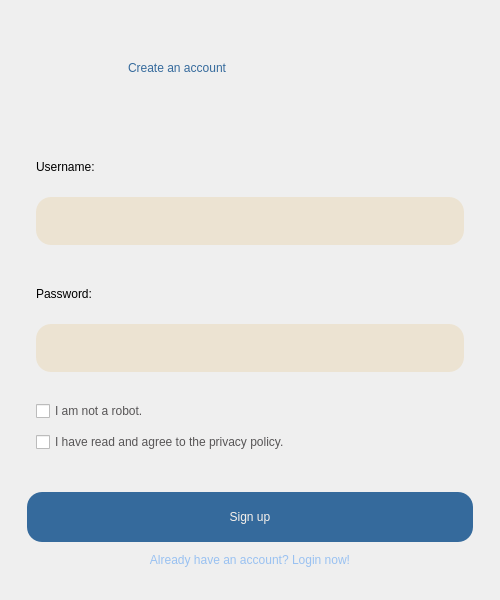
<?xml version="1.0" encoding="UTF-8"?>
<ui version="4.0">
 <class>MainWindow</class>
 <widget class="QMainWindow" name="MainWindow">
  <property name="geometry">
   <rect>
    <x>0</x>
    <y>0</y>
    <width>500</width>
    <height>600</height>
   </rect>
  </property>
  <property name="minimumSize">
   <size>
    <width>500</width>
    <height>600</height>
   </size>
  </property>
  <property name="maximumSize">
   <size>
    <width>500</width>
    <height>600</height>
   </size>
  </property>
  <property name="windowTitle">
   <string>MainWindow</string>
  </property>
  <widget class="QWidget" name="centralwidget">
   <layout class="QHBoxLayout" name="horizontalLayout">
    <item>
     <widget class="QWidget" name="widget" native="true">
      <property name="maximumSize">
       <size>
        <width>16777215</width>
        <height>1677215</height>
       </size>
      </property>
      <layout class="QVBoxLayout" name="verticalLayout">
       <item>
        <widget class="QWidget" name="widget_2" native="true">
         <property name="maximumSize">
          <size>
           <width>16777215</width>
           <height>100</height>
          </size>
         </property>
         <widget class="QLabel" name="label_8">
          <property name="geometry">
           <rect>
            <x>110</x>
            <y>30</y>
            <width>248</width>
            <height>39</height>
           </rect>
          </property>
          <property name="styleSheet">
           <string notr="true">color: #356a9c;
font: 20pt &quot;Bahnschrift&quot;;</string>
          </property>
          <property name="text">
           <string>Create an account</string>
          </property>
         </widget>
        </widget>
       </item>
       <item>
        <widget class="QWidget" name="widget_3" native="true">
         <layout class="QVBoxLayout" name="verticalLayout_2">
          <item>
           <widget class="QWidget" name="widget_5" native="true">
            <layout class="QVBoxLayout" name="verticalLayout_3">
             <item>
              <widget class="QLabel" name="label">
               <property name="text">
                <string>Username:</string>
               </property>
              </widget>
             </item>
             <item>
              <widget class="QLineEdit" name="usernameInput">
               <property name="maximumSize">
                <size>
                 <width>16777215</width>
                 <height>50</height>
                </size>
               </property>
               <property name="styleSheet">
                <string notr="true">background-color: #ECE3D2;
color: #356A9C;
font: 12pt &quot;Segoe UI&quot;;
border-radius: 15px;
padding-left: 5px;</string>
               </property>
              </widget>
             </item>
            </layout>
           </widget>
          </item>
          <item>
           <widget class="QWidget" name="widget_7" native="true">
            <layout class="QVBoxLayout" name="verticalLayout_4">
             <item>
              <widget class="QLabel" name="label_2">
               <property name="text">
                <string>Password:</string>
               </property>
              </widget>
             </item>
             <item>
              <widget class="QLineEdit" name="passwordInput">
               <property name="maximumSize">
                <size>
                 <width>16777215</width>
                 <height>50</height>
                </size>
               </property>
               <property name="styleSheet">
                <string notr="true">background-color: #ECE3D2;
color: #356A9C;
font: 12pt &quot;Segoe UI&quot;;
border-radius: 15px;
padding-left: 5px;</string>
               </property>
               <property name="echoMode">
                <enum>QLineEdit::EchoMode::Password</enum>
               </property>
              </widget>
             </item>
            </layout>
           </widget>
          </item>
          <item>
           <widget class="QWidget" name="widget_6" native="true">
            <property name="maximumSize">
             <size>
              <width>16777215</width>
              <height>80</height>
             </size>
            </property>
            <layout class="QVBoxLayout" name="verticalLayout_5">
             <item>
              <widget class="QCheckBox" name="robotBox">
               <property name="cursor">
                <cursorShape>PointingHandCursor</cursorShape>
               </property>
               <property name="styleSheet">
                <string notr="true">font: 9pt &quot;Bahnschrift&quot;;
color: #575556;</string>
               </property>
               <property name="text">
                <string>I am not a robot.</string>
               </property>
              </widget>
             </item>
             <item>
              <widget class="QCheckBox" name="agreeBox">
               <property name="cursor">
                <cursorShape>PointingHandCursor</cursorShape>
               </property>
               <property name="styleSheet">
                <string notr="true">font: 9pt &quot;Bahnschrift&quot;;
color: #575556;</string>
               </property>
               <property name="text">
                <string>I have read and agree to the privacy policy.</string>
               </property>
              </widget>
             </item>
            </layout>
           </widget>
          </item>
         </layout>
        </widget>
       </item>
       <item>
        <widget class="QWidget" name="widget_4" native="true">
         <property name="maximumSize">
          <size>
           <width>16777215</width>
           <height>100</height>
          </size>
         </property>
         <layout class="QVBoxLayout" name="verticalLayout_6">
          <item>
           <widget class="QPushButton" name="registerButton">
            <property name="minimumSize">
             <size>
              <width>0</width>
              <height>50</height>
             </size>
            </property>
            <property name="maximumSize">
             <size>
              <width>16777215</width>
              <height>50</height>
             </size>
            </property>
            <property name="cursor">
             <cursorShape>PointingHandCursor</cursorShape>
            </property>
            <property name="styleSheet">
             <string notr="true">border-radius: 15px;
font: 600 16pt &quot;Bahnschrift&quot;;
background-color: #356a9c;
color: #F8F2EC;

</string>
            </property>
            <property name="text">
             <string>Sign up</string>
            </property>
           </widget>
          </item>
          <item>
           <widget class="QPushButton" name="loginSwitch">
            <property name="styleSheet">
             <string notr="true">color: rgb(153, 193, 241);</string>
            </property>
            <property name="text">
             <string>Already have an account? Login now!</string>
            </property>
            <property name="autoDefault">
             <bool>false</bool>
            </property>
            <property name="default">
             <bool>false</bool>
            </property>
            <property name="flat">
             <bool>true</bool>
            </property>
           </widget>
          </item>
         </layout>
        </widget>
       </item>
      </layout>
     </widget>
    </item>
   </layout>
  </widget>
 </widget>
 <resources/>
 <connections/>
</ui>
